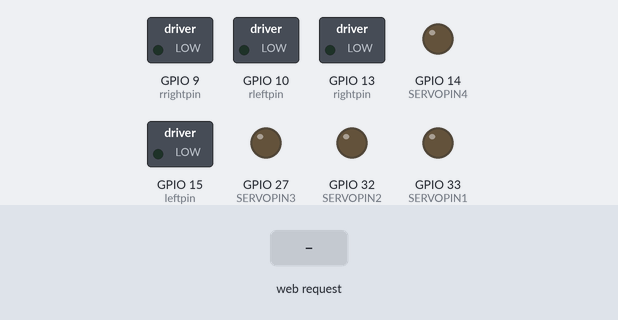
The sketch below on a simulated ESP32. Parts: switched loads named in the sketch (green lamp = pin HIGH), output pins drawn as LEDs (lit = HIGH). The test bench sets the inputs (shaded band). WiFi joins after 1.5 s; servers stay silent unless stated; what the sketch prints to the serial monitor is not drawn.

Above: at 0.1 s.
At 2.7 s:
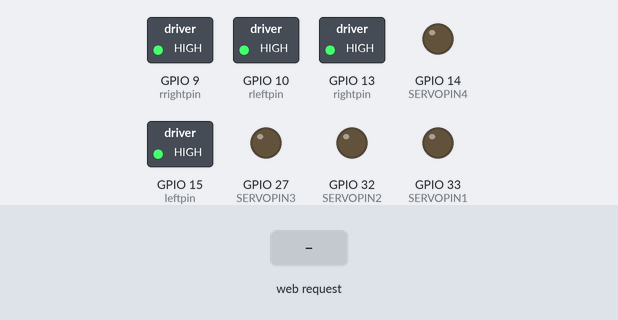
2.8 s: HTTP request GET /joy?val= received
4.3 s: HTTP request GET /armup received
5.8 s: HTTP request GET /armdown received
Timing chart, 0 to 8.8 s (numbered marks = the images above; inputs shaded):
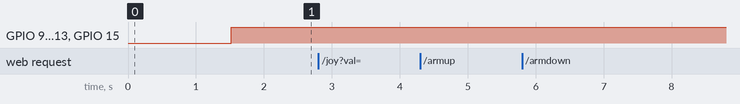

Measured:
- after the input at 2.8 s, every drawn part: stays the same
- after the input at 4.3 s, every drawn part: stays the same
- after the input at 5.8 s, every drawn part: stays the same

The sketch:

Holonomic_Drive_vRC.ino
```cpp
#include <WiFi.h>
#include "html510.h"
#include "joyJS.h"
#include "tankJS.h"

WiFiServer server(80);
const char *body;

/********************/
/* HTML510  web   */
void handleFavicon()
{
    sendplain(""); // acknowledge
}

void handleRoot()
{
    sendhtml(body);
}

void handleSwitch()
{ // Switch between JOYSTICK and TANK mode
    String s = "";
    static int toggle = 0;
    if (toggle)
        body = joybody;
    else
        body = tankbody;
    toggle = !toggle;
    sendplain(s); //acknowledge
}

#define RIGHT_CHANNEL0 0                                  // use first channel of 16
#define LEFT_CHANNEL1 1                                   // use 2nd channel of 16
#define rRIGHT_CHANNEL6 6                                 // use first channel of 16
#define rLEFT_CHANNEL7 7                                  // use 2nd channel of 16
#define SERVOPIN1 33                                      // PWM generating pin (33) for Right Motor
#define SERVOPIN2 32                                      // PWM generating pin (32) for left Motor
#define SERVOPIN3 27                                      // PWM generating pin (34) for Rear Right Motor  12, 25
#define SERVOPIN4 14                                      // PWM generating pin (35) for Rear left Motor   13, 26
#define SERVOFREQ 60                                      // Frequency of the PWM
#define LEDC_RESOLUTION_BITS 16                           //LEDC resolution in bits
#define LEDC_RESOLUTION ((1 << LEDC_RESOLUTION_BITS) - 1) //LEDC resolution

#define leftpin 15        //Direction pin for front left motor
#define rightpin 13       //Direction for front right motor
#define rleftpin 10       //Direction pin for rear left motor
#define rrightpin 9       //Direction for rear right motor
#define NEUTRAL 0         //Variable storing the no spin condition of motor
#define MAX 50 * 100      //Variable storing the full forward spin condition of motor
#define REVERSE -50 * 100 //Variable storing the full backward spin condition of motor

uint32_t LMduty;                                    //Duty Cycle variable for the left motor
uint32_t RMduty;                                    //Duty Cycle variable for the right motor
uint32_t rLMduty;                                   //Duty Cycle variable for the REAR left motor
uint32_t rRMduty;                                   //Duty Cycle variable for the REAR right motor
int leftmotor, rightmotor, rleftmotor, rrightmotor; //Variables determining the spin condition of motors

void updateServos()
{
    if (leftmotor < 0)
        digitalWrite(leftpin, LOW);
    else
        digitalWrite(leftpin, HIGH);

    if (rightmotor < 0)
        digitalWrite(rightpin, LOW);
    else
        digitalWrite(rightpin, HIGH);

    //Rear Motors
    if (rleftmotor < 0)
        digitalWrite(rleftpin, LOW);
    else
        digitalWrite(rleftpin, HIGH);

    if (rrightmotor < 0)
        digitalWrite(rrightpin, LOW);
    else
        digitalWrite(rrightpin, HIGH);

    LMduty = map(abs(leftmotor), NEUTRAL, MAX, 0, LEDC_RESOLUTION);
    RMduty = map(abs(rightmotor), NEUTRAL, MAX, 0, LEDC_RESOLUTION);
    rLMduty = map(abs(rleftmotor), NEUTRAL, MAX, 0, LEDC_RESOLUTION);
    rRMduty = map(abs(rrightmotor), NEUTRAL, MAX, 0, LEDC_RESOLUTION);

    ledcWrite(LEFT_CHANNEL1, LMduty);
    ledcWrite(RIGHT_CHANNEL0, RMduty);

    //Rear Motors
    ledcWrite(rLEFT_CHANNEL7, rLMduty);
    ledcWrite(rRIGHT_CHANNEL6, rRMduty);
}

/************************/
/* joystick mode  code  */

int leftarm, rightarm;
int x, y;

void handleJoy()
{
    int left, right;
    x = getVal(); // from -50 to +50
    y = getVal();
    String s = String(x) + "," + String(y);

    float Left;   //Left motor movement variable
    float Right;  //Right motor movement variable
    float rLeft;  //Rear Left motor movement variable
    float rRight; //Rear Right motor movement variable

    float z = sqrt(x * x + y * y); //hypotenuse
    // Serial.println("z = %d", z);

    float rad = acos(abs(x) / z); //Computing the unsigned angle in radians

    if (isnan(rad) == true) //Cater for NaN values
    {
        rad = 0;
    }

    float angle = rad * 180 / PI; //Computing the unsigned angle (0-90) in degrees

    /**
     * Measuring turns with the angle of turn
     * for angles between 0-90, with angle 0 the turn co-efficient is -1,
     * with angle 45 the co-efficient is 0, and with angle 90 it is 1
     * For a straight line path the turn coefficient will remain the same
     */

    float tcoeff = -1 + (angle / 90) * 2;       //turn co-efficient
    float turn = tcoeff * abs(abs(y) - abs(x)); //Variable determining the turn movement
    turn = round(turn * 100) / 100;

    float mov = max(abs(y), abs(x)); // Max of y or x is the movement

    if ((x >= 0 && y <= 0) || (x < 0 && y > 0))
    {
    // Second and Fourth Quadrant
        Left = mov;
        Right = turn;
        rLeft = turn;
        rRight = mov;
    }
    else
    {
    // First and third quadrant
        Right = mov;
        Left = turn;
        rLeft = mov;
        rRight = turn;
    }

    // reverse spin direction condition
    if (y > 0)
    {
        Left = 0 - Left;
        Right = 0 - Right;
        rLeft = 0 - rLeft;
        rRight = 0 - rRight;
    }

    leftmotor = -100 * Left;
    rightmotor = -100 * Right;
    rleftmotor = 100 * rLeft;
    rrightmotor = 100 * rRight;

    sendplain(s);
    Serial.printf("received X,Y:=%d,%d\n", x, y);
}

void handleArmdown()
{
    Serial.println("armdown");
    sendplain(""); //acknowledge
}

void handleArmup()
{
    Serial.println("armup");
    sendplain(""); //acknowledge
}

/*********************/
/* tank mode  code  */
int leftstate, rightstate;
long lastLeverMs;

void handleLever()
{
    leftarm = getVal();
    rightarm = getVal();
    leftstate = getVal();
    rightstate = getVal();
    String s = String(leftarm) + "," + String(rightarm) + "," +
               String(leftstate) + "," + String(rightstate);

    if (leftstate > 0)
        leftmotor = REVERSE;
    else if (leftstate < 0)
        leftmotor = MAX;
    else
        leftmotor = NEUTRAL;

    if (rightstate > 0)
        rightmotor = REVERSE;
    else if (rightstate < 0)
        rightmotor = MAX;
    else
        rightmotor = NEUTRAL;

    lastLeverMs = millis(); //timestamp command
    sendplain(s);
    Serial.printf("received %d %d %d %d \n", leftarm, rightarm, leftstate, rightstate); // move bot  or something
}

void setup()
{
    Serial.begin(115200);
    WiFi.mode(WIFI_MODE_STA);
    WiFi.begin(ssid, password);
    WiFi.config(IPAddress(192, 168, 1, 133), // change the last number to your assigned number
                IPAddress(192, 168, 1, 1),
                IPAddress(255, 255, 255, 0));
    while (WiFi.status() != WL_CONNECTED)
    {
        delay(500);
        Serial.print(".");
    }
    Serial.println("WiFi connected");
    Serial.printf("Use this URL http://%s/\n", WiFi.localIP().toString().c_str());
    server.begin(); //Start server

    // Servo initialization
    ledcSetup(RIGHT_CHANNEL0, SERVOFREQ, LEDC_RESOLUTION_BITS); // channel, freq, bits
    ledcAttachPin(SERVOPIN1, RIGHT_CHANNEL0);
    ledcSetup(LEFT_CHANNEL1, SERVOFREQ, LEDC_RESOLUTION_BITS); // channel, freq, bits
    ledcAttachPin(SERVOPIN2, LEFT_CHANNEL1);
    ledcSetup(rRIGHT_CHANNEL6, SERVOFREQ, LEDC_RESOLUTION_BITS); // channel, freq, bits
    ledcAttachPin(SERVOPIN3, rRIGHT_CHANNEL6);
    ledcSetup(rLEFT_CHANNEL7, SERVOFREQ, LEDC_RESOLUTION_BITS); // channel, freq, bits
    ledcAttachPin(SERVOPIN4, rLEFT_CHANNEL7);

    pinMode(leftpin, OUTPUT);
    pinMode(rightpin, OUTPUT);
    pinMode(rleftpin, OUTPUT);
    pinMode(rrightpin, OUTPUT);

    // HTML510 initialization
    attachHandler("/joy?val=", handleJoy);
    attachHandler("/armup", handleArmup);
    attachHandler("/armdown", handleArmdown);
    attachHandler("/switchmode", handleSwitch);
    attachHandler("/lever?val=", handleLever);
    body = joybody;

    attachHandler("/favicon.ico", handleFavicon);
    attachHandler("/ ", handleRoot);
}

void loop()
{
    static long lastWebCheck = millis();
    static long lastServoUpdate = millis();
    uint32_t ms;

    ms = millis();
    if (ms - lastWebCheck > 2)
    {
        serve(server, body);
        lastWebCheck = ms;
    }
    if (ms - lastServoUpdate > 1000 / SERVOFREQ)
    {
        updateServos();
        lastServoUpdate = ms;
    }
}
```

html510.cpp
```cpp
// (licence header left out)
#include <WiFi.h>
#include <WiFiClient.h>
#include "html510.h"

const char HTMLtext[] PROGMEM = R"===(HTTP/1.1 200 OK
Content-type:text/html

)==="; // note last newline is important

const char plaintext[] PROGMEM = R"===(HTTP/1.1 200 OK
Content-type:text/plain

)==="; // note last newline is important

WiFiClient client;

#define MAXHANDLERS 30
int numHandler=0;
void (*handlerptrs[MAXHANDLERS])();
String handlerpars[MAXHANDLERS];

void attachHandler( String key, void (*handler)() ) {
  char lastchar = key[key.length()-1];
  if (lastchar != ' ' && lastchar != '=')
    key = key + " ";
  handlerptrs[numHandler] = handler;
  handlerpars[numHandler] = "GET "+key;
  numHandler++;
}

//*** HTML text handling routines ****
void sendhtml(String data) {
  String s = HTMLtext;
  s = s+data;
  client.print(s);
}

void sendplain(String data) {
  String s = plaintext;
  s = s+data;
  client.print(s);
}

int getVal(){
  String num = "";
  while (client.connected()) {
    if (client.available())  {
      char d = client.read();
      num += d;
      if (d !='-' && (d<'0' || d>'9') ) break;
    }
  }
  return num.toInt();
}

//*** web server hack ***
// Could use Webserver.h routines here, but they are 100x  slower, so use a faster hack
// looks for key parameter at beginning of header, throws rest away
void serve(WiFiServer &server, const char *body) {
  int breakflag=0;
  client = server.available();
  if (client)  {
    String currentLine = "";

    while (client.connected()) {
      if (client.available())  {
        char c = client.read();
        //Serial.write(c);

        currentLine += c;
        if (breakflag || c== '\n') break; // break out of while and close connection
        for (int i=0;i<numHandler; i++){
          if(currentLine.startsWith(handlerpars[i])) {
            (*handlerptrs[i])();
            breakflag=1;
          }
        }
      }
    }
    client.stop();    // Close the connection
  }
}
```

html510.h
```cpp
/*
 * header for MEAM510 hacks for web interface
 */
#define ssid     "Fios-rTWv7"
#define password "Govinda1!"
void attachHandler(String key, void (*handler)());
void serve(WiFiServer &server, const char *);
void sendhtml(String data) ;
void sendplain(String data);
int getVal();
```

joyJS.h
```cpp
/*
 * Joystick HTML and javascript
 * uses mouse input
 *
 * code based on iamrachelle
 * https://www.instructables.com/Making-a-Joystick-With-HTML-pure-JavaScript/
 * added esp32 stuff and extra buttons and gradient graphics
 */

const char joybody[] PROGMEM = R"===(
<!DOCTYPE html>
<html>
<head> <title> Joystick </title>
    <meta name="viewport" content="user-scalable=no">
    <link rel="shortcut icon" type="image/png"
 href="https://icons.iconarchive.com/icons/google/noto-emoji-activities/16/52763-joystick-icon.png">

</head>
<body style="text-align: center;" >
  <canvas id="canvas" name="game"></canvas>
  <button type="button" onclick="armup()"> &nbsp; armup &nbsp;  </button> <br>
  <button type="button" onclick="armdown()"> &nbsp; armdown &nbsp;  </button> <br>
  <button type="button" onclick="switchmode()"> &nbsp; switch to tankmode &nbsp;  </button> <br>
  <span id="armstate"> armstate </span> <br>
   Sent: X: <span id="x_coord"> </span> Y: <span id="y_coord"> </span> <br>
  Received X,Y: <span id="joystate"> joystate</span>

<script>
  var canvas, ctx;
  var armstate ="up";
  var x=0, y=0;
  var x_relative=0, y_relative=0;
  var resendflag=0;
  var joystate = [];

// limit transfer rate, 200 is 5Hz
  setInterval(myTimer, 200);
  var cts = 1; // clear to send
  function myTimer() {
    cts = 1;
    if (x_relative != joystate[0] || y_relative != joystate[1]) {
      joystick();
    }
  }

// joystick UI
  window.addEventListener('load', () => {
      canvas = document.getElementById('canvas');
      ctx = canvas.getContext('2d');
      resize();

      document.addEventListener('mousedown', startDrawing);
      document.addEventListener('mouseup', stopDrawing);
      document.addEventListener('mousemove', Draw);

      document.addEventListener('touchstart', startDrawing);
      document.addEventListener('touchend', stopDrawing);
      document.addEventListener('touchcancel', stopDrawing);
      document.addEventListener('touchmove', Draw);
      window.addEventListener('resize', resize);

      document.getElementById("x_coord").innerText = 0;
      document.getElementById("y_coord").innerText = 0;
  });

  var width, height, radius=50, x_orig, y_orig;
  function resize() {
      width = window.innerWidth;
      height = radius * 4;
      ctx.canvas.width = width;
      ctx.canvas.height = height;
      background();
      x = width/2; y= height/2;
      joystick();
  }

  function background() {
      x_orig = width / 2;
      y_orig = height / 2;
      ctx.beginPath();
      ctx.arc(x_orig, y_orig, radius + 20, 0, Math.PI * 2, true);
      ctx.fillStyle = '#c5c5c5';
      ctx.fill();
  }

  function joystick() {
      var grd = ctx.createRadialGradient(x+10,y-10,3,x+10,y-10,50);
      ctx.beginPath();
      grd.addColorStop(0,"white");
      grd.addColorStop(1,"red");
      ctx.fillStyle = grd;
      ctx.arc(x, y, radius, 0, Math.PI * 2, true);
      ctx.fillStyle = grd;
      ctx.fill();
      sendJoy(x,y);
  }

  let coord = { x: 0, y: 0 };
  let paint = false;

  function getPosition(event) {
    e = window.event || e;
    var mouse_x = e.clientX || e.touches[0].clientX;
    var mouse_y = e.clientY || e.touches[0].clientY;
    coord.x = mouse_x - canvas.offsetLeft;
    coord.y = mouse_y - canvas.offsetTop;
  }

  function is_it_in_the_circle() {
      var current_radius = Math.sqrt(Math.pow(coord.x - x_orig, 2) + Math.pow(coord.y - y_orig, 2));
      if (radius >= current_radius) return true
      else return false
  }

  function startDrawing(event) {
      getPosition(event);
      if (is_it_in_the_circle()) {
          paint = true;
          ctx.clearRect(0, 0, canvas.width, canvas.height);
          background();
          cts = 1;      // hack to ensure message goes through
          x = coord.x; y = coord.y;
          joystick();
          Draw();
      }
  }

  function stopDrawing() {
      if (paint) {
        ctx.clearRect(0, 0, canvas.width, canvas.height);
        background();
        cts = 1;      // hack to ensure message goes through
        x = width/2; y= height/2;
        joystick();
      }
      paint = false;
      x_relative=0;
      y_relative=0;
      document.getElementById("x_coord").innerText = x_relative;
      document.getElementById("y_coord").innerText = y_relative;
  }

  function Draw(event) {
      if (paint) {
          ctx.clearRect(0, 0, canvas.width, canvas.height);
          background();
          var angle_in_degrees,cx, cy;
          var angle = Math.atan2((coord.y - y_orig), (coord.x - x_orig));

          if (Math.sign(angle) == -1) angle_in_degrees = Math.round(-angle * 180 / Math.PI);
          else angle_in_degrees = Math.round( 360 - angle * 180 / Math.PI);

          if (is_it_in_the_circle()) {
              x = coord.x;
              y = coord.y;
          }
          else {
              x = radius * Math.cos(angle) + x_orig;
              y = radius * Math.sin(angle) + y_orig;
          }
          joystick();

          getPosition(event);
      }
  }

// UI functions via AJAX to esp32
  function armup() {
    var xhttp = new XMLHttpRequest();
    xhttp.onreadystatechange = function() {
      if (this.readyState == 4 && this.status == 200) {
        armstate = this.responseText;
        document.getElementById("armstate").innerHTML = this.responseText;
      }
    };
    xhttp.open("GET", "armup", true);
    xhttp.send();
  }

  function armdown() {
    var xhttp = new XMLHttpRequest();
    xhttp.onreadystatechange = function() {
      if (this.readyState == 4 && this.status == 200) {
        armstate = this.responseText;
        document.getElementById("armstate").innerHTML = this.responseText;
      }
    };
    xhttp.open("GET", "armdown", true);
    xhttp.send();
  }

  function switchmode() {
    var xhttp = new XMLHttpRequest();
    xhttp.onreadystatechange = function() {
      if (this.readyState == 4 && this.status == 200) {
        location.reload();
      }
    };
    xhttp.open("GET", "switchmode", true);
    xhttp.send();
  }

  function sendJoy(x,y) {
    x_relative = Math.round(x - x_orig);
    y_relative = Math.round(y - y_orig);

    document.getElementById("x_coord").innerText = x_relative;
    document.getElementById("y_coord").innerText = y_relative ;

    if (cts) {
      var xhttp = new XMLHttpRequest();
      var str = "joy?val=";
      var res = str.concat(x_relative,",",y_relative);
      xhttp.onreadystatechange = function() {
        if (this.readyState == 4) {
          if (this.status == 200) {
            resendflag = 0;
            joystate = this.responseText.split(",");
            document.getElementById("joystate").innerHTML = this.responseText;
          }
          else  resendflag = 1; // may not need this
        }
      };
      xhttp.open("GET", res, true);
      xhttp.send();
      cts = 0;
    }
  }

</script>
</body>
</html>
)===";
```

Source omitted: tankJS.h (5620 bytes)
